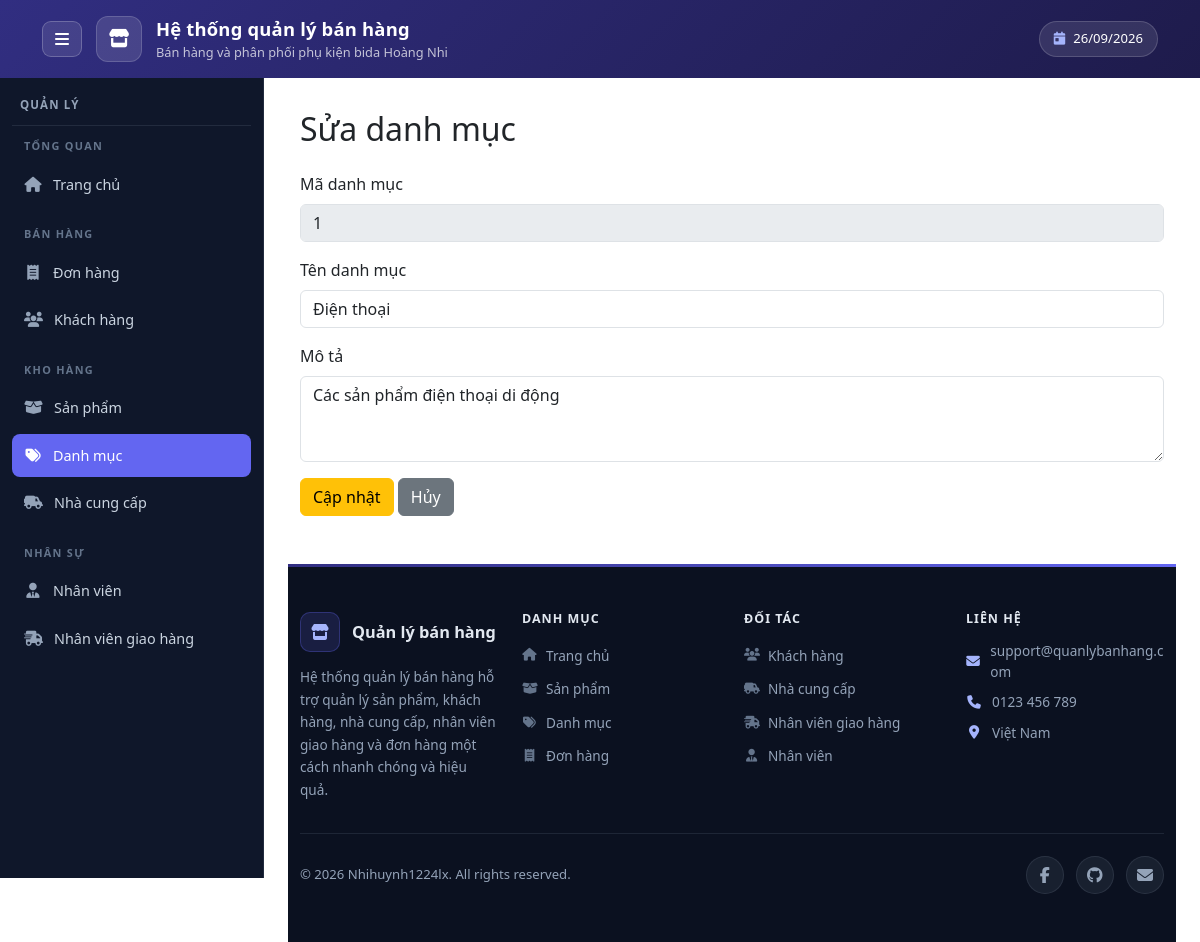
Page /admin/categories/edit.php?id=1 on the committed database.
### tables this page shows
CREATE TABLE categories (
    CategoryID INT AUTO_INCREMENT PRIMARY KEY,
    CategoryName VARCHAR(200) NOT NULL,
    Description TEXT
);

### public/admin/categories/edit.php (the view, shortened to what this page needs)
<?php
require_once '/var/www/src/config/database.php';
$categoryID = isset($_GET['id'])
    ? (int) $_GET['id']
    : 0;
$sql = "
    SELECT
        CategoryID,
        CategoryName,
        Description
    FROM categories
    WHERE CategoryID = ?
";
$stmt = $conn->prepare($sql);
$stmt->bind_param('i', $categoryID);
$stmt->execute();
$result = $stmt->get_result();
$category = $result->fetch_assoc();
require_once '/var/www/src/includes/admin/header.php';
require_once '/var/www/src/includes/admin/navbar.php';
?>
<div class="container mt-4">
    <h2 class="mb-4">Sửa danh mục</h2>
    <form method="post">
        <div class="mb-3">
            <label class="form-label">
                Mã danh mục
            </label>
            <input
                type="text"
                class="form-control"
                value="<?= $category['CategoryID'] ?>"
                disabled
            >
        </div>
        <div class="mb-3">
            <label for="categoryName" class="form-label">
                Tên danh mục
            </label>
            <input
                type="text"
                class="form-control"
                id="categoryName"
                name="category_name"
                value="<?= htmlspecialchars(
                    $_POST['category_name']
                    ?? $category['CategoryName']
                ) ?>"
                required
            >
        </div>
        <div class="mb-3">
            <label for="description" class="form-label">
                Mô tả
            </label>
            <textarea
                class="form-control"
                id="description"
                name="description"
                rows="3"
            ><?= htmlspecialchars(
                $_POST['description']
                ?? $category['Description']
                ?? ''
            ) ?></textarea>
        </div>
        <button type="submit" class="btn btn-warning">
            Cập nhật
        </button>
        <a href="/admin/categories/" class="btn btn-secondary">
            Hủy
        </a>
    </form>
</div>
<?php
require_once '/var/www/src/includes/admin/footer.php';

### public/assets/css/admin.css (style rules this page uses)
:root { --admin-header-from: #312E81; --admin-header-to: #1E1B4B; --admin-header-text: #FFFFFF; --admin-header-muted: rgba(255, 255, 255, 0.72); --admin-sidebar-w: 264px; --admin-sidebar-w-collapsed: 76px; --admin-nav-bg: #0F172A; --admin-nav-text: #CBD5E1; --admin-nav-icon: #94A3B8; --admin-nav-group: #64748B; --admin-nav-line: rgba(148, 163, 184, 0.14); --admin-nav-hover-bg: rgba(99, 102, 241, 0.20); --admin-nav-hover-text: #FFFFFF; --admin-nav-hover-icon: #A5B4FC; --admin-nav-active-bg: #6366F1; --admin-nav-active-text: #FFFFFF; --admin-footer-bg: #0B1120; --admin-footer-heading: #E2E8F0; --admin-footer-text: #94A3B8; --admin-footer-line: rgba(148, 163, 184, 0.14); --admin-accent: #6366F1; }

### rows in the picture
categories: CategoryID "1", category_name "Điện thoại", description "Các sản phẩm điện thoại di động"

### other values in the picture
$appName "Hệ thống quản lý bán hàng"
$appSubtitle "Bán hàng và phân phối phụ kiện bida Hoàng Nhi"
$group['title'] "TỔNG QUAN"
$item['label'] "Trang chủ"
$group['title'] "BÁN HÀNG"
$item['label'] "Đơn hàng"
$item['label'] "Khách hàng"
$group['title'] "KHO HÀNG"
$item['label'] "Sản phẩm"
$item['label'] "Danh mục"
$item['label'] "Nhà cung cấp"
$group['title'] "NHÂN SỰ"
$item['label'] "Nhân viên"
$item['label'] "Nhân viên giao hàng"
$column['title'] "DANH MỤC"
